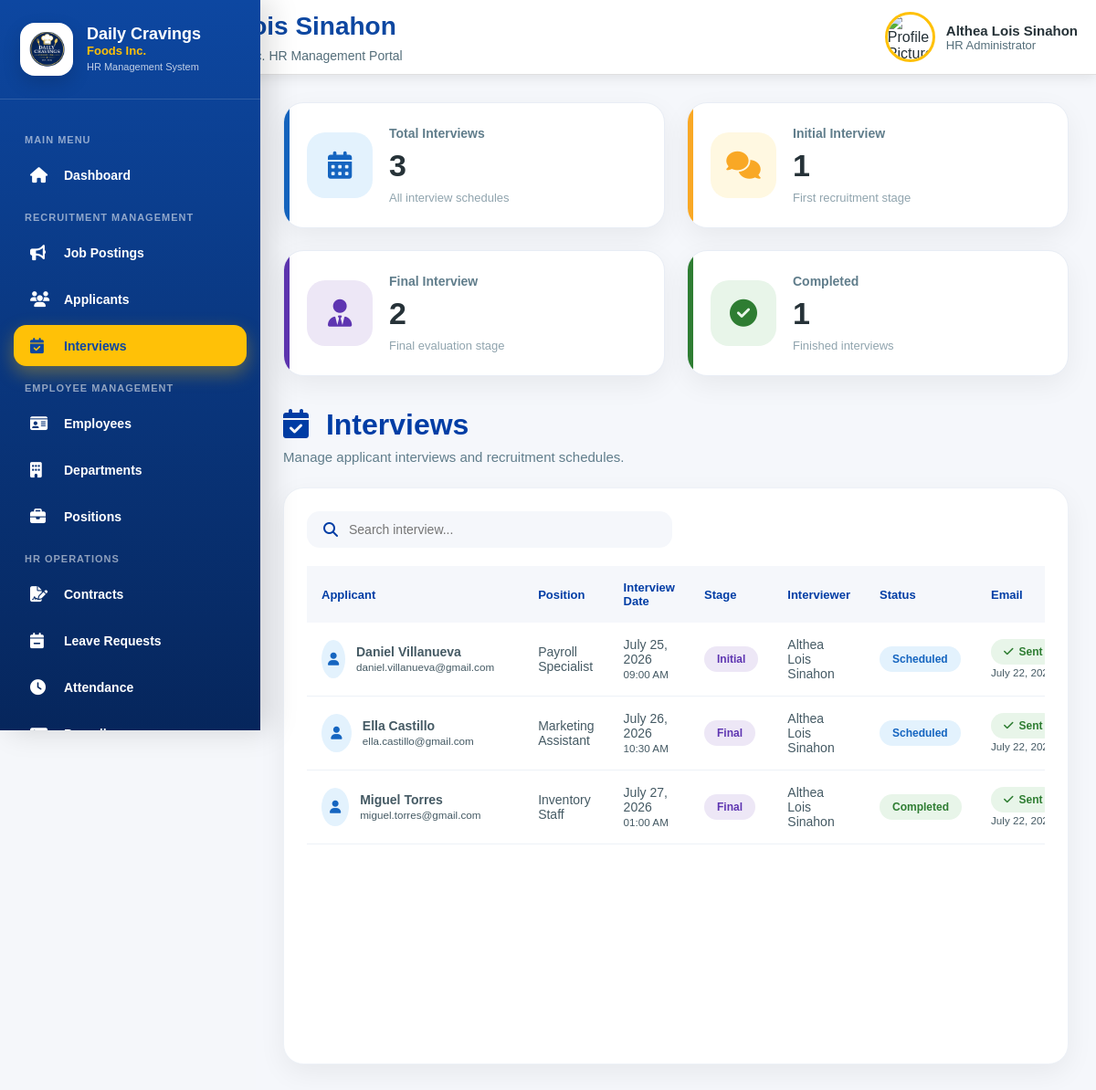
Page /hr/interviews.php (signed in) on the committed database.
### tables this page shows
CREATE TABLE `interviews` (
  `interview_id` int(11) NOT NULL,
  `application_id` int(11) DEFAULT NULL,
  `interview_date` date DEFAULT NULL,
  `interview_time` time DEFAULT NULL,
  `stage` enum('Initial','Final') DEFAULT NULL,
  `interviewer` varchar(100) DEFAULT NULL,
  `status` enum('Scheduled','Completed','Cancelled') DEFAULT 'Scheduled',
  `interview_result` enum('Pending','Passed','Failed') DEFAULT 'Pending',
  `created_at` timestamp NOT NULL DEFAULT current_timestamp(),
  `reschedule_reason` text DEFAULT NULL,
  `previous_date` date DEFAULT NULL,
  `previous_time` time DEFAULT NULL,
  `email_sent` enum('Yes','No') DEFAULT 'No',
  `email_sent_at` timestamp NULL DEFAULT NULL
);

CREATE TABLE `applications` (
  `application_id` int(11) NOT NULL,
  `job_id` int(11) DEFAULT NULL,
  `first_name` varchar(100) DEFAULT NULL,
  `middle_name` varchar(100) DEFAULT NULL,
  `last_name` varchar(100) DEFAULT NULL,
  `email` varchar(150) DEFAULT NULL,
  `phone` varchar(20) DEFAULT NULL,
  `birthdate` date DEFAULT NULL,
  `gender` varchar(20) DEFAULT NULL,
  `civil_status` varchar(50) DEFAULT NULL,
  `address` text DEFAULT NULL,
  `expected_salary` decimal(10,2) DEFAULT NULL,
  `available_date` date DEFAULT NULL,
  `resume` varchar(255) DEFAULT NULL,
  `cover_letter` varchar(255) DEFAULT NULL,
  `status` enum('Pending','Reviewed','Shortlisted','Initial Interview','Final Interview','Accepted','Rejected') DEFAULT 'Pending',
  `employee_id` int(11) DEFAULT NULL,
  `created_at` timestamp NOT NULL DEFAULT current_timestamp(),
  `is_hired` enum('No','Yes') DEFAULT 'No'
);

CREATE TABLE `job_postings` (
  `job_id` int(11) NOT NULL,
  `position_id` int(11) DEFAULT NULL,
  `department_id` int(11) DEFAULT NULL,
  `job_title` varchar(100) DEFAULT NULL,
  `salary` decimal(10,2) DEFAULT NULL,
  `employment_type` enum('Full-Time','Part-Time','Contractual','Probationary','Internship') DEFAULT NULL,
  `description` text DEFAULT NULL,
  `location` varchar(150) DEFAULT NULL,
  `vacancies` int(11) DEFAULT 1,
  `requirements` text DEFAULT NULL,
  `responsibilities` text DEFAULT NULL,
  `status` enum('Open','Closed') DEFAULT 'Open',
  `posted_date` date DEFAULT NULL,
  `closing_date` date DEFAULT NULL,
  `created_at` timestamp NOT NULL DEFAULT current_timestamp()
);

### hr/interviews.php (the view, shortened to what this page needs)
<?php
require_once "../config/db.php";
$totalInterviews = $conn->query("
    SELECT COUNT(*)
    FROM interviews
")->fetchColumn();
$initialInterviews = $conn->query("
    SELECT COUNT(*)
    FROM interviews
    WHERE stage = 'Initial'
")->fetchColumn();
$finalInterviews = $conn->query("
    SELECT COUNT(*)
    FROM interviews
    WHERE stage = 'Final'
")->fetchColumn();
$completedInterviews = $conn->query("
    SELECT COUNT(*)
    FROM interviews
    WHERE status = 'Completed'
")->fetchColumn();
$search = trim($_GET['search'] ?? '');
$sql = "
SELECT
    i.interview_id,
    i.application_id,
    i.interview_date,
    i.interview_time,
    i.stage,
    i.interviewer,
    i.status,
    i.email_sent,
    i.email_sent_at,
    i.created_at,
    a.first_name,
    a.middle_name,
    a.last_name,
    a.email,
    jp.job_title
FROM interviews i
LEFT JOIN applications a
ON i.application_id = a.application_id
LEFT JOIN job_postings jp
ON a.job_id = jp.job_id
WHERE 1
";
$params = [];
$sql .= "
ORDER BY
    i.interview_date ASC,
    i.interview_time ASC
";
$stmt = $conn->prepare($sql);
$stmt->execute($params);
$interviews = $stmt->fetchAll(PDO::FETCH_ASSOC);
?>
<!DOCTYPE html>
<html lang="en">
<head>
<link rel="stylesheet" href="../assets/css/global.css">
<link rel="stylesheet" href="../assets/css/hr.css">
<link rel="stylesheet"
href="https://cdnjs.cloudflare.com/ajax/libs/font-awesome/6.7.2/css/all.min.css">
</head>
<body>
<div class="hr-wrapper">
<?php require_once "includes/sidebar.php"; ?>
<div class="hr-content-wrapper">
<?php require_once "includes/header.php"; ?>
<main class="hr-main">
<section class="hr-int-page">
<div class="hr-int-summary-grid">
    <div class="hr-int-summary-card blue">
        <div class="hr-int-summary-icon">
            <i class="fa-solid fa-calendar-days"></i>
        </div>
        <div class="hr-int-summary-content">
            <span>Total Interviews</span>
            <h2>
                <?= $totalInterviews; ?>
            </h2>
            <p>All interview schedules</p>
        </div>
    </div>
    <div class="hr-int-summary-card yellow">
        <div class="hr-int-summary-icon">
            <i class="fa-solid fa-comments"></i>
        </div>
        <div class="hr-int-summary-content">
            <span>Initial Interview</span>
            <h2>
                <?= $initialInterviews; ?>
            </h2>
            <p>First recruitment stage</p>
        </div>
    </div>
    <div class="hr-int-summary-card purple">
        <div class="hr-int-summary-icon">
            <i class="fa-solid fa-user-tie"></i>
        </div>
        <div class="hr-int-summary-content">
            <span>Final Interview</span>
            <h2>
                <?= $finalInterviews; ?>
            </h2>
            <p>Final evaluation stage</p>
        </div>
    </div>
    <div class="hr-int-summary-card green">
        <div class="hr-int-summary-icon">
            <i class="fa-solid fa-circle-check"></i>
        </div>
        <div class="hr-int-summary-content">
            <span>Completed</span>
            <h2>
                <?= $completedInterviews; ?>
            </h2>
            <p>Finished interviews</p>
        </div>
    </div>
</div>
<div class="hr-int-header">
    <div class="hr-int-title">
        <h1>
            <i class="fa-solid fa-calendar-check"></i>
            Interviews
        </h1>
        <p>Manage applicant interviews and recruitment schedules.</p>
    </div>
</div>
<div class="hr-int-table-card">
    <div class="hr-int-search">
        <form method="GET">
            <div class="hr-int-search-box">
                <i class="fa-solid fa-magnifying-glass"></i>
                <input
                    type="text"
                    name="search"
                    id="interviewSearch"
                    placeholder="Search interview..."
                    value="<?= htmlspecialchars($search); ?>"
                >
            </div>
        </form>
    </div>
    <div class="hr-int-table-wrapper">
        <table class="hr-int-table">
            <thead>
                <tr>
                    <th>Applicant</th>
                    <th>Position</th>
                    <th>Interview Date</th>
                    <th>Stage</th>
                    <th>Interviewer</th>
                    <th>Status</th>
                    <th>Email</th>
                </tr>
            </thead>
            <tbody id="interviewTableBody">
            <?php if (!empty($interviews)): ?>
                <?php foreach ($interviews as $interview): ?>
                <tr class="interview-row">
                    <td>
                        <div class="hr-int-applicant">
                            <div class="hr-int-avatar">
                                <i class="fa-solid fa-user"></i>
                            </div>
                            <div>
                                <strong>
                                    <?= htmlspecialchars(
                                        $interview['first_name']
                                        . " "
                                        . $interview['last_name']
                                    ); ?>
                                </strong>
                                <small>
                                    <?= htmlspecialchars(
                                        $interview['email']
                                    ); ?>
                                </small>
                            </div>
                        </div>
                    </td>
                    <td>
                        <?= htmlspecialchars(
                            $interview['job_title'] ?? "N/A"
                        ); ?>
                    </td>
                    <td>
                        <?= date(
                            "F d, Y",
                            strtotime($interview['interview_date'])
                        ); ?>
                        <br>
                        <small>
                            <?= date(
                                "h:i A",
                                strtotime($interview['interview_time'])
                            ); ?>
                        </small>
                    </td>
                    <td>
                        <span class="hr-int-stage">
                            <?= htmlspecialchars(
                                $interview['stage']
                            ); ?>
                        </span>
                    </td>
                    <td>
                        <?= htmlspecialchars(
                            $interview['interviewer']
                        ); ?>
                    </td>
                    <td>
                        <span class="hr-int-status <?= strtolower($interview['status']); ?>">
                            <?= htmlspecialchars(
                                $interview['status']
                            ); ?>
                        </span>
                    </td>
                    <td>
                        <?php if (($interview['email_sent'] ?? "No") === "Yes"): ?>
                            <span class="hr-int-status completed">
                                <i class="fa-solid fa-check"></i>
                                Sent
                            </span>
                            <br>
                            <small>
                                <?= date(
                                    "F d, Y",
                                    strtotime($interview['email_sent_at'])
                                ); ?>
                            </small>
                        <?php endif; ?>
                    </td>
                </tr>
                <?php endforeach; ?>
            <?php endif; ?>
            </tbody>
        </table>
    </div>
</div>
</section>
</main>
</div>
</div>
</body>
</html>

### assets/css/global.css (style rules this page uses)
:root { --primary:#0D47A1; --primary-dark:#08306B; --secondary:#1565C0; --secondary-dark:#0B3D91; --accent:#FFC107; --success:#2E7D32; --warning:#F9A825; --danger:#C62828; --background:#F5F7FA; --card:#FFFFFF; --text:#263238; --text-light:#546E7A; --border:#E0E0E0; --shadow: 0 4px 12px rgba(0,0,0,.08); --shadow-lg: 0 12px 35px rgba(0,0,0,.12); --radius-sm:8px; --radius:12px; --radius-lg:18px; --radius-xl:25px; --sidebar-width:280px; --header-height:75px; --transition:.30s ease; }
* { margin:0; padding:0; box-sizing:border-box; }
html { scroll-behavior:smooth; }
body { font-family: "Segoe UI", Arial, sans-serif; background:var(--background); color:var(--text); overflow-x:hidden; }
button, input, select, textarea { font-family:inherit; }

### rows in the picture
interviews: application.last_name "Daniel Villanueva", application.email "daniel.villanueva@gmail.com", job_postings.job_title "Payroll Specialist", interview_date "July 25, 2026", interview_time "09:00 AM", stage "Initial", interviewer "Althea Lois Sinahon", status "Scheduled", email_sent_at "July 22,…"
interviews: application.last_name "Ella Castillo", application.email "ella.castillo@gmail.com", job_postings.job_title "Marketing Assistant", interview_date "July 26, 2026", interview_time "10:30 AM", stage "Final", interviewer "Althea Lois Sinahon", status "Scheduled", email_sent_at "July 22,…"
interviews: application.last_name "Miguel Torres", application.email "miguel.torres@gmail.com", job_postings.job_title "Inventory Staff", interview_date "July 27, 2026", interview_time "01:00 AM", stage "Final", interviewer "Althea Lois Sinahon", status "Completed", email_sent_at "July 22,…"

### other values in the picture
$hr_name "Althea Lois Sinahon"
$totalInterviews "3"
$initialInterviews "1"
$finalInterviews "2"
$completedInterviews "1"
